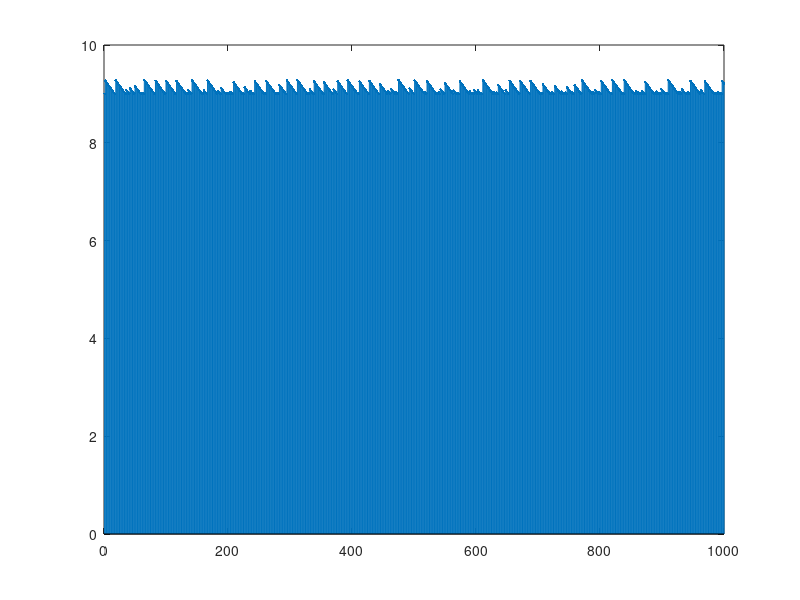
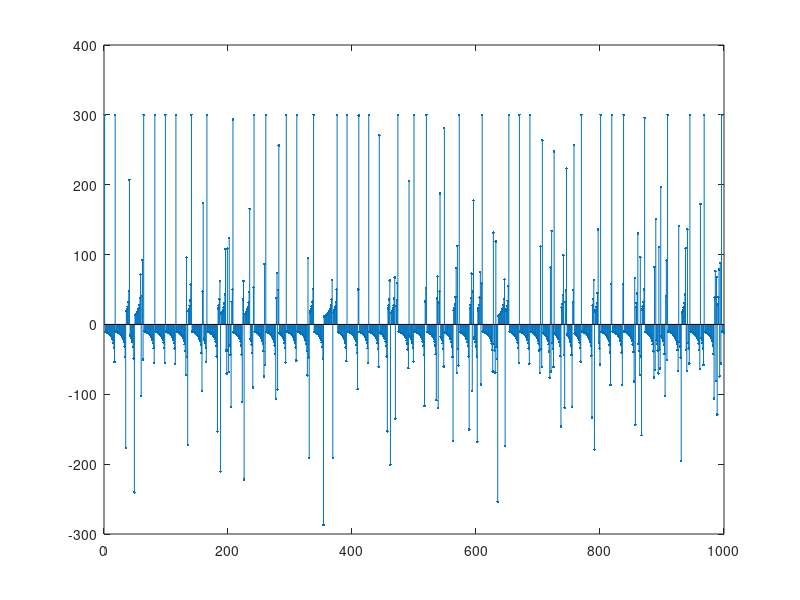
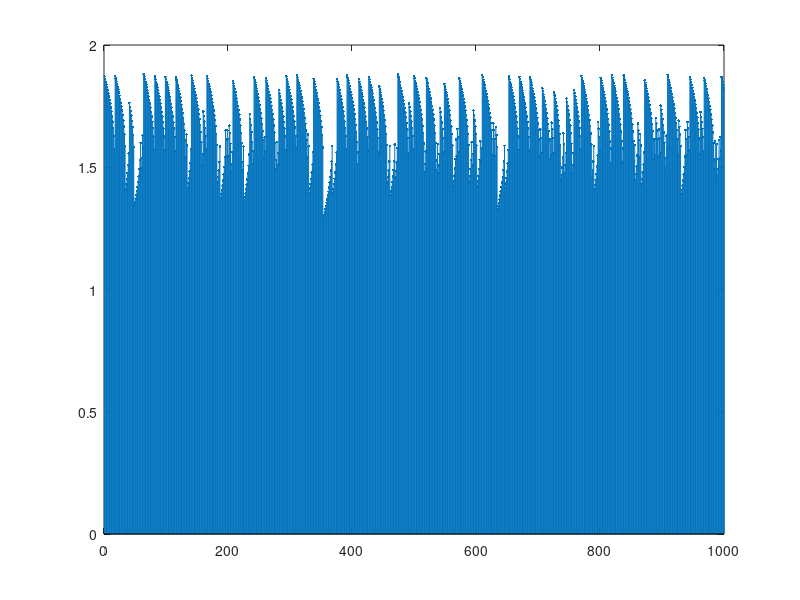
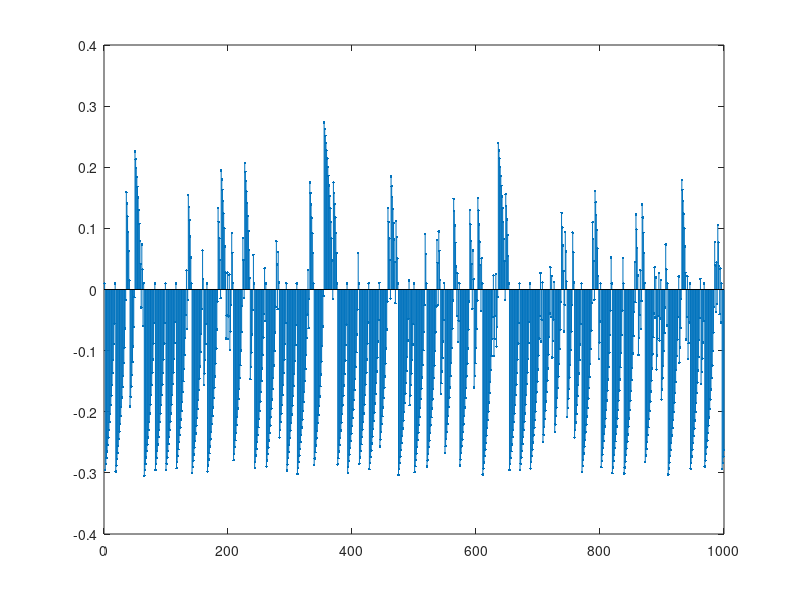

MATLAB code for these plots, in order:
close all
x = pi/2;
y1_ =@(x) sin(x); y2_ =@(y) (4 - y).^2;
j1_ =@(x) cos(x); diff_ = @(y) 4 - y;
% y1_ =@(x) x; y2_ =@(y) (4 - y).^2;
% j1_ =@(x) 1; diff_ = @(y) 4 - y;

it_num = 1000;
val_record = zeros(it_num, 1); delta_record = zeros(it_num, 1); x_record = zeros(it_num, 1);
J_record = zeros(it_num, 1); y_record = zeros(it_num, 1);
for i = 1 : it_num
    y = y1_(x);
    y2 = y2_(y);
    diff = diff_(y);
    j1 = j1_(x);
    if abs(j1) < 0.01
        j1 = 0.01;
    end
    delta = j1 * diff / j1 / j1;
    x =  x + 0.001 * delta;
    val_record(i) = y2; delta_record(i) = delta; x_record(i) = x; J_record(i) = j1; y_record(i) = y;
end


figure(1); stem(val_record, 'Marker', '.')
figure(2); stem(delta_record, 'Marker', '.')
figure(3); stem(x_record, 'Marker', '.')
figure(4); stem(J_record, 'Marker', '.')
figure(5); stem(y_record, 'Marker', '.')